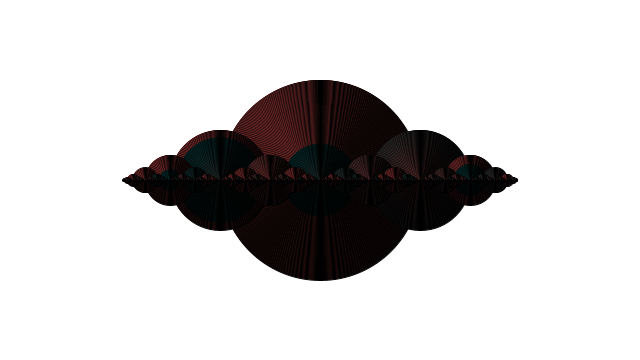
Frame 1 (no input)
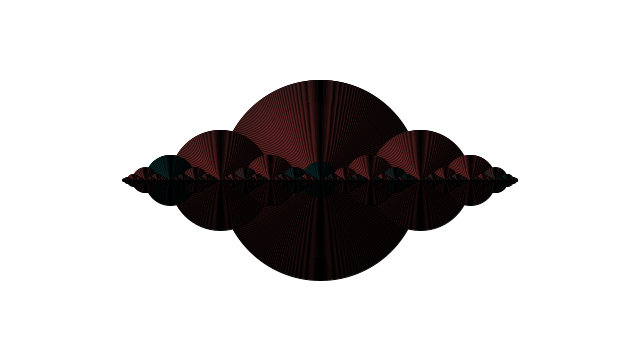
Frame 60 (the mouse pressed at the canvas centre just before this capture)
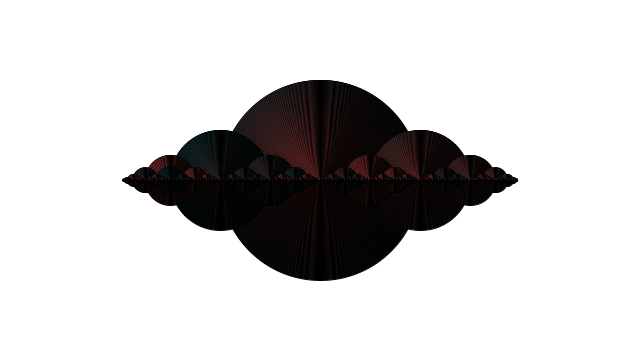
Frame 120 (the mouse held since frame 60 and released just before this capture)

The Processing sketch that drew these frames (run headless with seeded random() and noise(); from frame 60 on, the mouse is pressed at the canvas centre):

// Processing sketch: processing_143239
// ── processing_143239.pde

void setup() {
  size(640,360);
}
 
void draw() {
  background(255);
  drawCircle(width/2,height/2,200);
}
 
void drawCircle(float x, float y, int radius) {
  
  float h = random(0, 360);

  
  stroke(0);
for (int r = radius; r > 0; --r) {
    fill(h, 90, 90);
    ellipse(x, y, r, r);
    h = (h + 1) % 360;
  }
  if(radius > 2) {
    drawCircle(x + radius/2, y, radius/2);
    drawCircle(x - radius/2, y, radius/2);
 
  }
}
